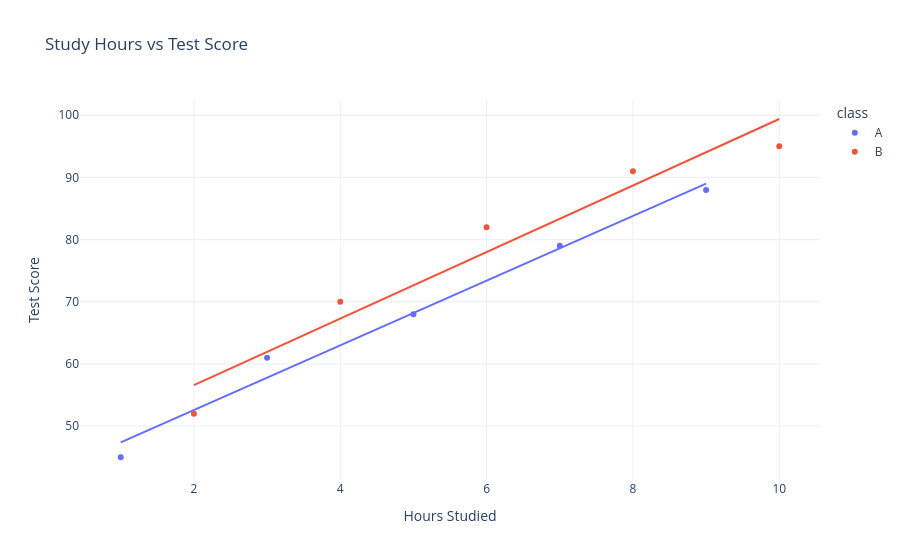

Source (notebook cell):
### Markdown cell above
### Exercise

Create an **interactive scatter plot** using `px.scatter` that:

1. x-axis is `"study_hours"`, y-axis is `"test_score"`
2. Color each point by `"class"`
3. Add a **trendline** per class using `trendline="ols"`
4. Title: `"Study Hours vs Test Score"`
5. Label x-axis `"Hours Studied"`, y-axis `"Test Score"` using `labels` parameter
6. Use template `"plotly_white"`

> Hint: Check [`/python-api-reference/generated/plotly.express.scatter`](https://plotly.com/python-api-reference/generated/plotly.express.scatter.html)
> for `trendline` parameter options.

### Code cell
import pandas as pd
import plotly.express as px

df = pd.DataFrame({
    "study_hours": [1, 2, 3, 4, 5, 6, 7, 8, 9, 10],
    "test_score":  [45, 52, 61, 70, 68, 82, 79, 91, 88, 95],
    "class": ["A","B","A","B","A","B","A","B","A","B"]
})

fig = px.scatter(
    df,
    x="study_hours",
    y="test_score",
    color="class",
    trendline="ols",
    title="Study Hours vs Test Score",
    labels={"study_hours": "Hours Studied", "test_score": "Test Score"},
    template="plotly_white"
)

fig.show()

### Figure 1 — Plotly figure (JSON) as saved in the notebook; plotly's stock layout.template omitted (floating-point values rounded to 4 significant figures)
{"data": [{"hovertemplate": "class=A<br>Hours Studied=%{x}<br>Test Score=%{y}<extra></extra>", "legendgroup": "A", "marker": {"color": "#636efa", "symbol": "circle"}, "mode": "markers", "name": "A", "orientation": "v", "showlegend": true, "type": "scatter", "x": [1, 3, 5, 7, 9], "xaxis": "x", "y": [45, 61, 68, 79, 88], "yaxis": "y"}, {"hovertemplate": "<b>OLS trendline</b><br>test_score = 5.2 * study_hours + 42.2<br>R<sup>2</sup>=0.984347<br><br>class=A<br>Hours Studied=%{x}<br>Test Score=%{y} <b>(trend)</b><extra></extra>", "legendgroup": "A", "marker": {"color": "#636efa", "symbol": "circle"}, "mode": "lines", "name": "A", "showlegend": false, "type": "scatter", "x": [1, 3, 5, 7, 9], "xaxis": "x", "y": [47.4, 57.8, 68.2, 78.6, 89.0], "yaxis": "y"}, {"hovertemplate": "class=B<br>Hours Studied=%{x}<br>Test Score=%{y}<extra></extra>", "legendgroup": "B", "marker": {"color": "#EF553B", "symbol": "circle"}, "mode": "markers", "name": "B", "orientation": "v", "showlegend": true, "type": "scatter", "x": [2, 4, 6, 8, 10], "xaxis": "x", "y": [52, 70, 82, 91, 95], "yaxis": "y"}, {"hovertemplate": "<b>OLS trendline</b><br>test_score = 5.35 * study_hours + 45.9<br>R<sup>2</sup>=0.943081<br><br>class=B<br>Hours Studied=%{x}<br>Test Score=%{y} <b>(trend)</b><extra></extra>", "legendgroup": "B", "marker": {"color": "#EF553B", "symbol": "circle"}, "mode": "lines", "name": "B", "showlegend": false, "type": "scatter", "x": [2, 4, 6, 8, 10], "xaxis": "x", "y": [56.6, 67.3, 78.0, 88.7, 99.4], "yaxis": "y"}], "layout": {"legend": {"title": {"text": "class"}, "tracegroupgap": 0}, "title": {"text": "Study Hours vs Test Score"}, "xaxis": {"anchor": "y", "domain": [0, 1], "title": {"text": "Hours Studied"}}, "yaxis": {"anchor": "x", "domain": [0, 1], "title": {"text": "Test Score"}}}}
